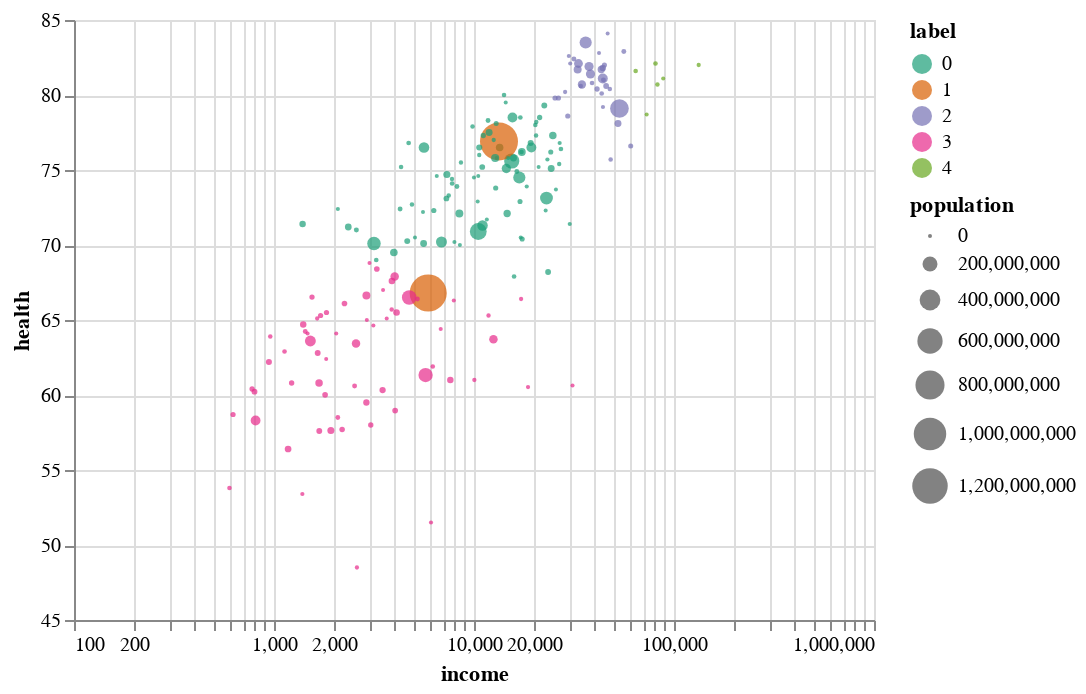

Notebook cell for this chart:
### Code cell
alt.Chart(gapminder).mark_circle().encode(
    alt.X('income:Q', scale=alt.Scale(type='log')),
    alt.Y('health:Q', scale=alt.Scale(zero=False)),
    size='population:Q',
    color=alt.Color('label:N', scale=alt.Scale(scheme='dark2')),
    tooltip=list(gapminder.columns)
).interactive()

### Figure 1 — Vega-Lite specification as saved in the notebook (floating-point values rounded to 4 significant figures; data arrays with more than 128 entries replaced by an {"elided": "..."} marker saying what was removed)
{"config": {"view": {"continuousWidth": 400, "continuousHeight": 300}}, "data": {"name": "data-d642f55ad6177ce30cf84896d9fa7b1d"}, "mark": "circle", "encoding": {"color": {"type": "nominal", "field": "label", "scale": {"scheme": "dark2"}}, "size": {"type": "quantitative", "field": "population"}, "tooltip": [{"type": "nominal", "field": "country"}, {"type": "quantitative", "field": "income"}, {"type": "quantitative", "field": "health"}, {"type": "quantitative", "field": "population"}, {"type": "quantitative", "field": "label"}], "x": {"type": "quantitative", "field": "income", "scale": {"type": "log"}}, "y": {"type": "quantitative", "field": "health", "scale": {"zero": false}}}, "selection": {"selector004": {"type": "interval", "bind": "scales", "encodings": ["x", "y"]}}, "$schema": "https://vega.github.io/schema/vega-lite/v4.8.1.json", "datasets": {"data-d642f55ad6177ce30cf84896d9fa7b1d": {"elided": "187 records"}}}
